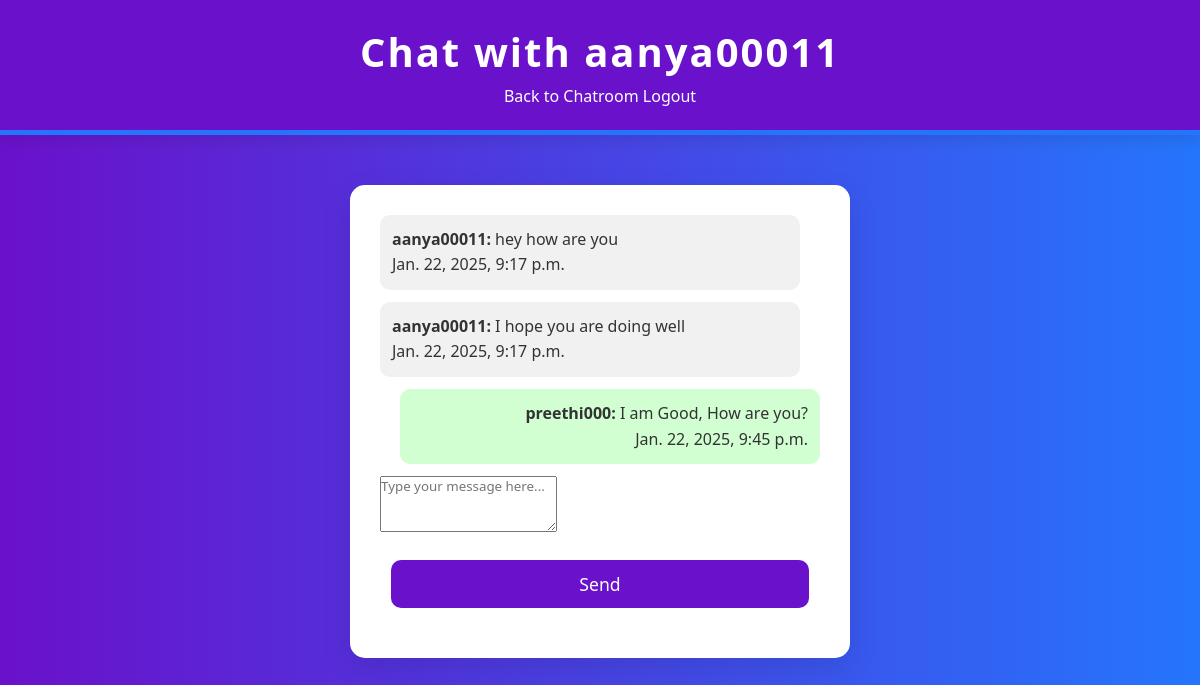
Screenshot of /messages/3/ (signed in) with the database file from the repository.
### chat/models.py (models this page shows, shortened)
class Message(models.Model):
    sender = models.ForeignKey(User, related_name='sent_messages', on_delete=models.CASCADE)
    receiver = models.ForeignKey(User, related_name='received_messages', on_delete=models.CASCADE)
    text = models.TextField()
    timestamp = models.DateTimeField(auto_now_add=True)

### chat/views.py (the view, shortened to what this page needs)
# urls.py: path('messages/<int:user_id>/', views.messages_view, name='messages'),
@login_required
def messages_view(request, user_id):
    user = get_object_or_404(User, id=user_id)
    messages_list = Message.objects.filter(sender=request.user, receiver=user) | \
                    Message.objects.filter(sender=user, receiver=request.user)
    messages_list = messages_list.order_by('timestamp')
    return render(request, 'chat/messages.html', {
        'messages': messages_list,
        'user': user,
    })

### chat/templates/chat/messages.html (shortened to what this page needs)
<!DOCTYPE html>
<html lang="en">
<head>
    {% load static %}
    <link rel="stylesheet" href="{% static 'chat/styles.css' %}">
</head>
<body>
    <header>
        <h1>Chat with {{ user.username }}</h1>
        <nav>
            <a href="{% url 'chatroom' %}">Back to Chatroom</a>
            <a href="{% url 'logout' %}">Logout</a>
        </nav>
    </header>
    <div class="container">
        <div class="messages-area">
            {% for message in messages %}
                <div class="message {% if message.sender == request.user %}sent{% else %}received{% endif %}">
                    <p><strong>{{ message.sender.username }}:</strong> {{ message.text }}</p>
                    <span class="timestamp">{{ message.timestamp }}</span>
                </div>
            {% empty %}
                <p>No messages yet. Start the conversation!</p>
            {% endfor %}
        </div>
        <form id="message-form" method="post" action="">
            <textarea name="message" rows="3" placeholder="Type your message here..." required></textarea>
            <button type="submit">Send</button>
        </form>
    </div>
</body>
</html>

### chat/static/chat/styles.css (style rules this page uses)
* { margin: 0; padding: 0; box-sizing: border-box; font-family: 'Segoe UI', Tahoma, Geneva, Verdana, sans-serif; }
body { background: linear-gradient(to right, #6a11cb, #2575fc); color: #333; line-height: 1.6; font-size: 16px; }
a { text-decoration: none; color: inherit; transition: color 0.3s ease; }
header { background: #6a11cb; color: white; padding: 20px 0; text-align: center; border-bottom: 5px solid #2575fc; box-shadow: 0 5px 15px rgba(0, 0, 0, 0.1); }
header h1 { font-size: 2.5rem; letter-spacing: 2px; margin: 0; }
.container { max-width: 500px; margin: 50px auto; padding: 30px; background-color: #fff; border-radius: 15px; box-shadow: 0 10px 30px rgba(0, 0, 0, 0.1); }
button { width: 95%; padding: 12px; background: #6a11cb; color: white; font-size: 1.1rem; border: none; border-radius: 10px; cursor: pointer; margin: 20px auto; display: block; transition: background 0.3s ease, transform 0.2s ease; }
.message { padding: 12px; margin-bottom: 12px; border-radius: 10px; font-size: 1rem; background-color: #f1f1f1; }
.message.sent { background-color: #d1ffd1; text-align: right; margin-left: 20px; }
.message.received { text-align: left; margin-right: 20px; }

### rows the page displays
Message: sender.username "aanya00011", text "hey how are you", timestamp "Jan. 22, 2025, 9:17 p.m."
Message: sender.username "aanya00011", text "I hope you are doing well", timestamp "Jan. 22, 2025, 9:17 p.m."
Message: sender.username "preethi000", text "I am Good, How are you?", timestamp "Jan. 22, 2025, 9:45 p.m."

### other values shown
{{ user.username }} "aanya00011"
